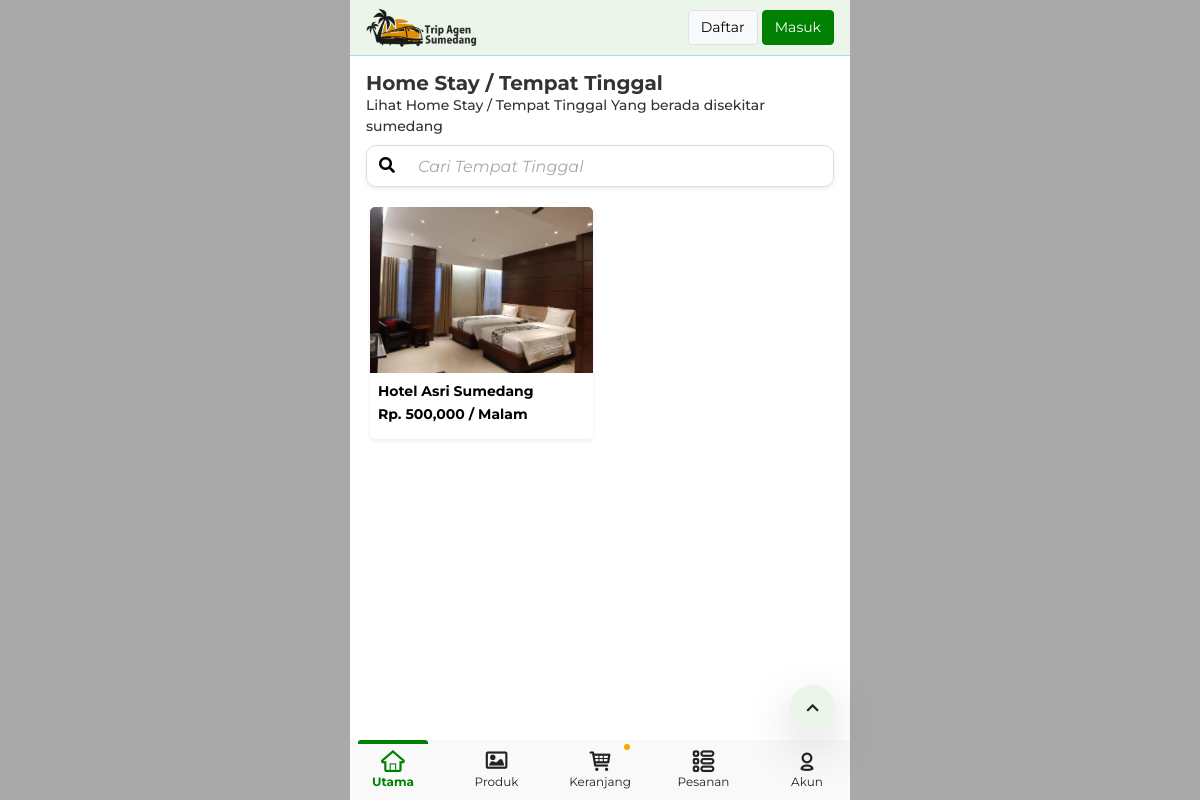
Page /page/hotel on the committed database.
### tables this page shows
CREATE TABLE `settings` (
  `id` int(11) NOT NULL,
  `nama` varchar(200) NOT NULL,
  `deskripsi` text NOT NULL,
  `logo` varchar(200) NOT NULL,
  `favicon` varchar(200) NOT NULL,
  `id_provinsi` int(11) NOT NULL,
  `whatsapp` varchar(200) NOT NULL DEFAULT '6285657257215'
);

CREATE TABLE `hotel` (
  `id` int(11) NOT NULL,
  `judul` varchar(200) NOT NULL,
  `image` varchar(200) NOT NULL,
  `text` text NOT NULL,
  `brosur` varchar(200) NOT NULL,
  `whatsapp` varchar(200) NOT NULL,
  `harga` int(11) NOT NULL DEFAULT 300000
);

### application/controllers/App.php (called while the page is built, shortened)
<?php
class App extends CI_Controller {
	public function page($page = "home" , $id = "", $param="")
	{
		$response = array();
		$response['site'] = base_url();
		$response['page'] = $page;
		$response['id'] = $id;
		include("user/data_user.php");
		include("globe/settings.php");
		$response['login'] = $login;
		if($page <> "logout"){
			$response['user'] = $user;
			$this->load->view('frontend/index',$response);
			$this->load->view('frontend/'.$page,$response);
			$this->load->view('frontend/index9',$response);
		} else {
			$_SESSION['user'] = "";
			redirect($site);
			header('location:'.$site);
		}
	}
}
?>

### index.php (called while the page is built, shortened)
<?php
require_once BASEPATH.'core/CodeIgniter.php';

### application/models/Model.php (called while the page is built, shortened)
<?php
class model extends CI_Model {
	public function get_obj($table,$where = ""){
		$table = str_replace('`','',$table); $table = "#".$table."#"; $table = str_replace('# ','',$table);  $table = str_replace(' #','',$table); $table = str_replace('#','',$table);
		if(!empty($where)){
			$data = $this->db->query("SELECT * FROM `$table` WHERE $where");
			return $data->result_object();
		} else {
			$data = $this->db->query("SELECT * FROM `$table` ");
			return $data->result_object();
		}
	}
	public function row($table,$where = ""){
		$table = str_replace('`','',$table); $table = "#".$table."#"; $table = str_replace('# ','',$table);  $table = str_replace(' #','',$table); $table = str_replace('#','',$table);
		if(!empty($where)){
			$data = $this->db->query("SELECT * FROM `$table` WHERE $where");
			return $data->num_rows();
		} else {
			$data = $this->db->query("SELECT * FROM `$table` ");
			return $data->num_rows();
		}
	}
}
?>

### application/controllers/globe/settings.php (called while the page is built, shortened)
<?php
$table = "settings";
$sql = "id<>-1";
$row = $this->model->row($table,$sql);
if($row >= 1){
	$data_list = $this->model->get_obj($table,$sql);
	foreach($data_list as $data){
		$settings= $data;
	}
}
?>

### application/helpers/function_indra_helper.php (called while the page is built, shortened)
<?php
	function uang($money, $round = 2){
		if (( $money <> 0 ) and ($money <> '')) {
			$uang = number_format((float)$money, $round, '.', ',');
			return $uang;
		}
		else{
			$uang = "0";return $uang;
		}
	}
	function title($title){$title = strtolower($title);$title = preg_replace("/[^A-Za-z0-9_ ]/", '', $title);$t = explode(' ',$title);$txx = "";$x =0;foreach($t as $tx){		if($tx != ""){		if($x == 0){		$txx = $tx;	} else {		$txx .= "-".$tx;	}	$x++;	}}return $txx;}
?>

### application/views/frontend/hotel.php (the view, shortened to what this page needs)
<?php $q = "";
?>
<div class="p-3">
<h5  style="font-weight : bold;margin:0px !important; " > Home Stay / Tempat Tinggal </h5>
<p  style="font-weight : 500; font-size : 14px; margin:0px !important; " > Lihat Home Stay / Tempat Tinggal Yang berada disekitar sumedang </p>
<form method="get" autocomplete="off" action="<?php echo($site) ?>page/hotel/" enctype="multipart/form-data" class="input-group mt-2 shadow-sm">
<span class="input-group-text"><button type="submit"  style="padding:0px!Important; margin:0px !important; border:0px;"  name="search" ><i class="fas fa-search"></i></button> </span>
<input name="q"  value="<?php echo($q) ;  ?>" autocomplete="off" class="form-control" type="text" placeholder="Cari Tempat Tinggal">
</form>
</div>
<div class="padding">
<?php
	$table = "hotel";
	if(!empty($q)){
		$q = "%".str_replace(' ','%',$q)."%";
		$sql = "`judul` LIKE '$q' ORDER BY id DESC LIMIT 100";
	} else {
	$sql = "`id`<>-1 ORDER BY id DESC LIMIT 100";
	}
	$row = $this->model->row($table,$sql);
	if($row >= 1){ ?>
	<div class="row-product" id="row_product">
<?php
		$dd = $this->model->get_obj($table,$sql);
		foreach($dd as $product){ ?>
			<div class="div-product">
			<div class="card-product">
				<a href="<?php echo($site) ?>page/hotel-detail/<?php echo (title($product->judul)."-".$product->id) ;  ?>">
				<img src="<?php echo($site) ?>images/crop/300/200/<?php echo($product->image) ;  ?>">
				</a>
				<div class="card-product-body"  style="min-height:unset!important" >
					<a href="<?php echo($site) ?>page/hotel-detail/<?php echo (title($product->judul)."-".$product->id) ;  ?>">
						<strong  style="font-size : 14px;"  class="card-product-title"><?php echo($product->judul) ;  ?></strong>
						<strong  style="font-size : 14px;"  class="card-product-title">Rp. <?php echo uang($product->harga, 0) ;  ?> / Malam</strong>
						</a>
				</div>
			</div>
			</div>
		<?php
		}
?>
</div>
	<?php } ?>
</div>

### application/views/frontend/a_header.php (shortened to what this page needs)
<header class="header-main padding"  style=" border-bottom:1px solid lightblue;" >
	<div class="header-logo-main"  style="height:55px;" >
		<div class="header-logo-width w-140p" onclick="document.location.href='<?php echo($site) ?>#'; ">
		<img  style="height: 40px;width : auto!important;"  src="<?php echo($site) ?>image/<?php echo($settings->logo) ;  ?>"></div>
		<div class="header-search-width w-100-140 ps-3 " align="right">
			<?php if(empty($login)){?>
			<a class="btn btn-light border" href="<?php echo($site) ?>page/daftar" > Daftar </a>
			<a class="btn btn-success" href="<?php echo($site) ?>page/login" > Masuk </a>
			<?php } else {?>
			<a class="btn btn-light border" href="<?php echo($site) ?>page/invoice"> Pesanan</a>
			<a class="btn btn-success" href="<?php echo($site) ?>page/akun" > Akun </a>
			<?php }  ?>
		</div>
	</div>
</header>

### assets_landing/css/styles.css (style rules this page uses)
.header-main { transition: 1s!important; background: #ebf5e9; width: inherit; position: relative; z-index: 99!important; max-width: 100%!important; }
.header-logo-main { display: flex; align-items: center; justify-content: center; padding-top: 10px; padding-bottom: 10px; }
.header-logo-width { width: 90px; }
.header-logo-width img { width: 100%; }
.header-search-width { width: calc(100% - 90px); }
.padding { padding-left: 1rem; padding-right: 1rem; }
.input-group { border-radius: 10px!important; overflow: hidden; border: 1px solid gainsboro; }
.input-group * { border: 0px!important; background: white!Important; font-size: 16px!important; }
body { font-family: "Montserrat",-apple-system,BlinkMacSystemFont,"Segoe UI",Roboto,"Helvetica Neue",Arial,"Noto Sans",sans-serif,"Apple Color Emoji","Segoe UI Emoji","Segoe UI Symbol","Noto Color Emoji"; }
.input-group input { height: 40px!important; }
input, textarea, button, select { box-shadow: none!important; outline: none!important; }
a[href], a[href]:hover { text-decoration: none!important; }
.card-product, .card-product:hover { box-shadow: 0 .125rem .25rem rgba(0,0,0,.075)!important; color: black; overflow: hidden; display: block; font-size: 14px; padding-top: .25rem; padding-bottom: .25rem; border-radius: 5px; }
.card-product img { width: 100%; border-top-left-radius: 5px; border-top-right-radius: 5px; }
.card-product-body { padding: .5rem; font-size: 12px; min-height: 8rem!important; }
.card-product-title { display: block; margin-bottom: .1rem; }
.btn-success { background: green!important; border-color: green!important; }
.row-product { padding-left: .25rem; padding-right: .25rem; }
.color-black, .text-black, body { color: #333333; }
input, select, textarea { font-size: 14px!important; }
* ::placeholder { color: darkgray!important; font-style: italic; }
.btn { font-size: 14px; }
.w-100-140 { width: calc(100% - 140px); }
.w-140p { width: 140px; }
.fixed { position: fixed; }
.header-main.fixed { top: 0px!important; }
.row-product { width : 100%; display: grid; grid-template-columns: repeat(2,minmax(0,1fr)); grid-gap: 15px; gap: 15px; }
.div-product .card-product { height: 100%; display:flex; flex-wrap:wrap; justify-content:space-between; }
.div-product { flex-direction: column; }
.card-product-body a { color:black!important; }
* { scroll-behavior: smooth; }

### rows in the picture
settings: logo (picture)
hotel: image (picture), judul "Hotel Asri Sumedang", harga "500,000"
